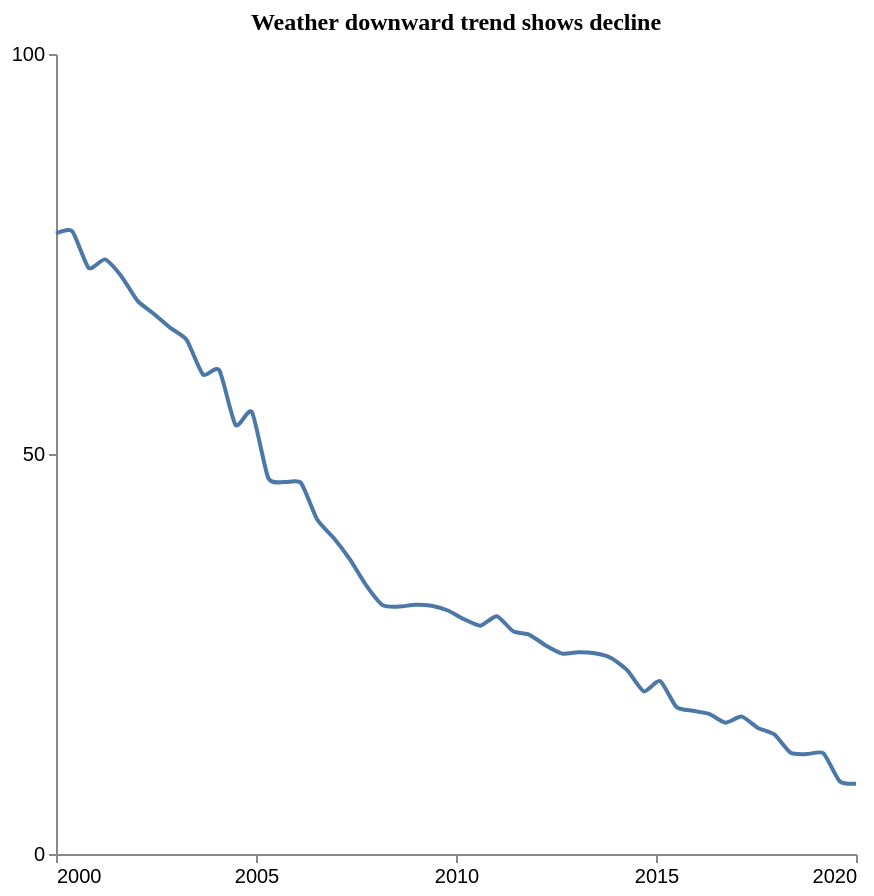

Describe this chart as a Vega-Lite specification.
### Vega-Lite specification from a JSON file in a GitHub repository (floating-point values rounded to 4 significant figures)
{"$schema": "https://vega.github.io/schema/vega-lite/v5.json", "description": "Pattern: Downward", "data": {"values": [{"X": 2000.0, "Y": 77.56}, {"X": 2000.0, "Y": 77.84}, {"X": 2001.0, "Y": 73.26}, {"X": 2001.0, "Y": 74.32}, {"X": 2002.0, "Y": 72.23}, {"X": 2002.0, "Y": 69.14}, {"X": 2002.0, "Y": 67.51}, {"X": 2003.0, "Y": 65.76}, {"X": 2003.0, "Y": 64.25}, {"X": 2004.0, "Y": 59.95}, {"X": 2004.0, "Y": 60.47}, {"X": 2004.0, "Y": 53.62}, {"X": 2005.0, "Y": 55.25}, {"X": 2005.0, "Y": 47.01}, {"X": 2006.0, "Y": 46.49}, {"X": 2006.0, "Y": 46.4}, {"X": 2007.0, "Y": 41.82}, {"X": 2007.0, "Y": 39.53}, {"X": 2007.0, "Y": 36.83}, {"X": 2008.0, "Y": 33.58}, {"X": 2008.0, "Y": 31.12}, {"X": 2009.0, "Y": 30.92}, {"X": 2009.0, "Y": 31.16}, {"X": 2009.0, "Y": 31.03}, {"X": 2010.0, "Y": 30.44}, {"X": 2010.0, "Y": 29.34}, {"X": 2011.0, "Y": 28.54}, {"X": 2011.0, "Y": 29.73}, {"X": 2011.0, "Y": 27.84}, {"X": 2012.0, "Y": 27.4}, {"X": 2012.0, "Y": 26.06}, {"X": 2013.0, "Y": 25.05}, {"X": 2013.0, "Y": 25.23}, {"X": 2013.0, "Y": 25.09}, {"X": 2014.0, "Y": 24.51}, {"X": 2014.0, "Y": 22.95}, {"X": 2015.0, "Y": 20.32}, {"X": 2015.0, "Y": 21.62}, {"X": 2016.0, "Y": 18.39}, {"X": 2016.0, "Y": 17.91}, {"X": 2016.0, "Y": 17.51}, {"X": 2017.0, "Y": 16.42}, {"X": 2017.0, "Y": 17.17}, {"X": 2018.0, "Y": 15.76}, {"X": 2018.0, "Y": 14.96}, {"X": 2018.0, "Y": 12.65}, {"X": 2019.0, "Y": 12.49}, {"X": 2019.0, "Y": 12.59}, {"X": 2020.0, "Y": 9.102}, {"X": 2020.0, "Y": 8.778}]}, "mark": {"type": "line", "interpolate": "cardinal", "tension": 0.4}, "encoding": {"x": {"field": "X", "type": "quantitative", "title": "", "axis": {"grid": false, "format": "d", "values": [2000, 2005, 2010, 2015, 2020], "tickSize": 4}, "scale": {"domain": [2000, 2020]}}, "y": {"field": "Y", "type": "quantitative", "title": "", "axis": {"grid": false, "format": "d", "values": [0, 50, 100], "tickSize": 4, "tickOpacity": 1}, "scale": {"domain": [0, 100]}}}, "title": {"text": "Weather downward trend shows decline", "anchor": "middle", "font": "Tahoma", "fontSize": 12}, "config": {"lineBreak": "^", "view": {"stroke": null}}, "height": 400, "width": 400, "autosize": "pad"}
